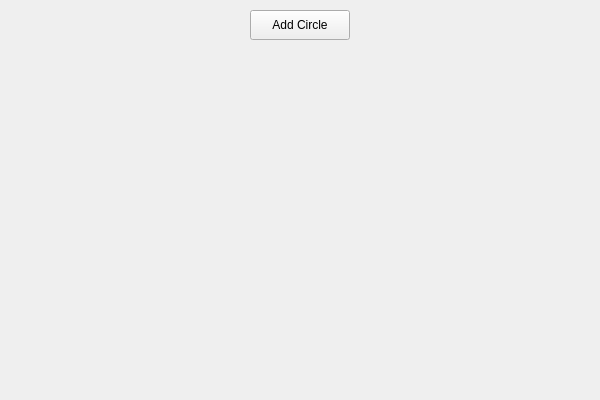
<?xml version="1.0" encoding="UTF-8"?>
<ui version="4.0">
 <class>MainWindow</class>
 <widget class="QMainWindow" name="MainWindow">
  <property name="geometry">
   <rect>
    <x>0</x>
    <y>0</y>
    <width>600</width>
    <height>400</height>
   </rect>
  </property>
  <property name="windowTitle">
   <string>Yellow Circles</string>
  </property>
  <widget class="QWidget" name="centralwidget">
   <widget class="QPushButton" name="btnAddCircle">
    <property name="geometry">
     <rect>
      <x>250</x>
      <y>10</y>
      <width>100</width>
      <height>30</height>
     </rect>
    </property>
    <property name="text">
     <string>Add Circle</string>
    </property>
   </widget>
  </widget>
 </widget>
 <resources/>
 <connections/>
</ui>
